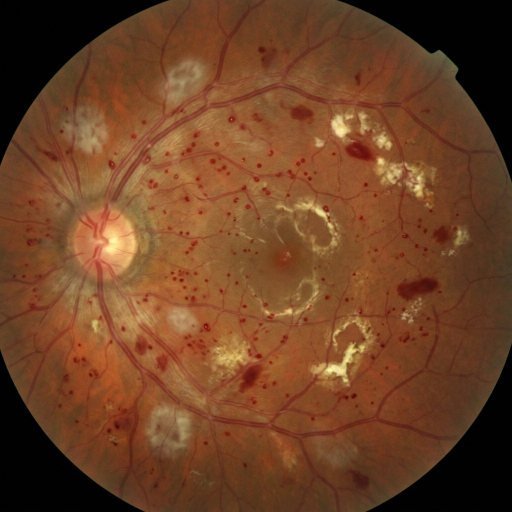
#> input picture data/raw/diabetic_retinopathy/sample_dr_01.png, 1024 x 1024 px (shown at 1/2 size)
$ python -i augment.py   (imports and definitions only)
#> lines starting #> are read from the running program, lines starting #| are printed output that depends on the picture
#> further down, picture is the input picture: shape (1024, 1024, 3); mean B, G, R 37.2, 65.8, 109.8
"""
=============================================================================
RETISCAN - MÓDULO DE DATA AUGMENTATION Y BALANCEO (OE1)
Sistema de Soporte Clínico CAD - Centro Oftalmológico V.E.R.
=============================================================================
Este módulo implementa transformaciones controladas de aumento de datos
clínicamente seguras para mitigar el desbalance de clases (Glaucoma, Retinopatía
Diabética y Ojo Sano), sin alterar la anatomía diagnóstica retiniana.
"""

import cv2
import numpy as np
import random
from typing import List, Tuple


def rotate_image(image: np.ndarray, angle: float) -> np.ndarray:
    """Aplica rotación controlada respecto al centro óptico de la retina."""
#> called with angle = 17.22
    h, w = image.shape[:2]
#> h = 1024; w = 1024
    center = (w // 2, h // 2)
#> center = (512, 512)
    matrix = cv2.getRotationMatrix2D(center, angle, 1.0)
    rotated = cv2.warpAffine(image, matrix, (w, h), flags=cv2.INTER_LINEAR, borderMode=cv2.BORDER_REFLECT)
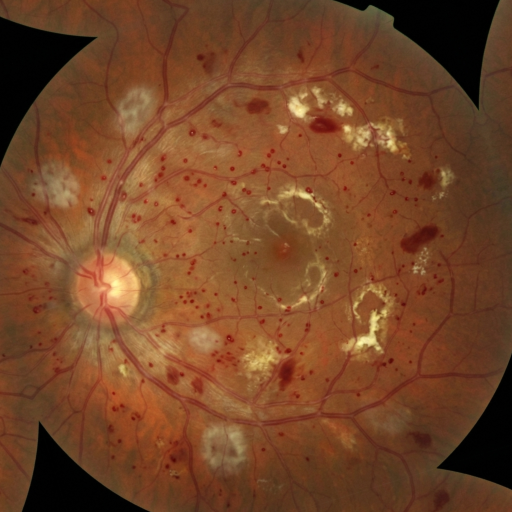
#> rotated: shape (1024, 1024, 3) (shown at 1/2 size); mean B, G, R 39.4, 69.4, 115.9
    return rotated


def horizontal_flip(image: np.ndarray) -> np.ndarray:
    """Aplica inversión horizontal (simula ojo contralateral sin alterar patología)."""
    return cv2.flip(image, 1)
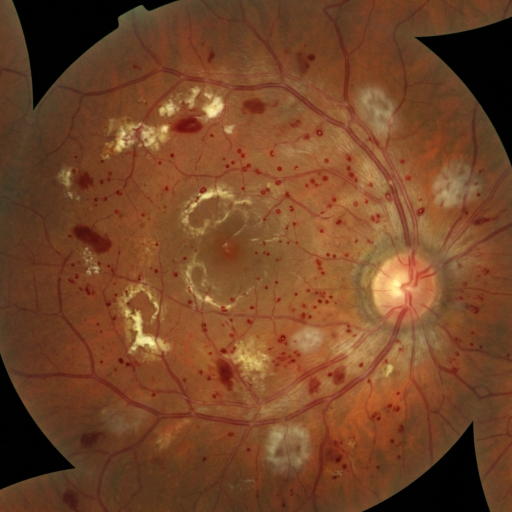
#> returned value: shape (1024, 1024, 3) (shown at 1/2 size); mean of channels 0, 1, 2 39.4, 69.4, 115.9; drawn as B, G, R


def vertical_flip(image: np.ndarray) -> np.ndarray:
    """Aplica inversión vertical."""
    return cv2.flip(image, 0)


def adjust_brightness_contrast(image: np.ndarray, alpha: float = 1.0, beta: int = 0) -> np.ndarray:
    """
    Modifica sutilmente el contraste (alpha) y el brillo (beta).
    alpha: 0.9 a 1.15
    beta: -15 a 15
    """
#> called with alpha = 0.957, beta = 4
    adjusted = cv2.convertScaleAbs(image, alpha=alpha, beta=beta)
    return adjusted


def random_zoom(image: np.ndarray, zoom_factor: float = 1.05) -> np.ndarray:
    """Aplica un zoom sutil (95% a 105%) conservando el centrado del disco óptico."""
#> called with zoom_factor = 1.01
    h, w = image.shape[:2]
#> h = 1024; w = 1024
    if zoom_factor == 1.0:
        return image

    if zoom_factor > 1.0:
        # Acercamiento: recortar centro y redimensionar
        new_h, new_w = int(h / zoom_factor), int(w / zoom_factor)
#> new_h = 1015; new_w = 1015
        top = (h - new_h) // 2
#> top = 4
        left = (w - new_w) // 2
#> left = 4
        cropped = image[top:top + new_h, left:left + new_w]
        return cv2.resize(cropped, (w, h), interpolation=cv2.INTER_LINEAR)
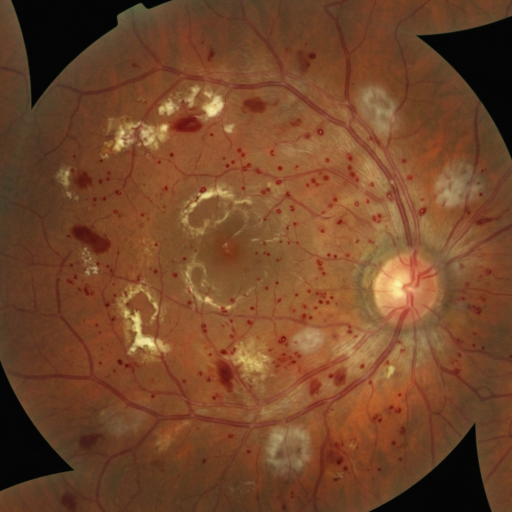
#> returned value: shape (1024, 1024, 3) (shown at 1/2 size); mean of channels 0, 1, 2 41.8, 70.8, 115.6; drawn as B, G, R
    else:
        # Alejamiento: redimensionar y rellenar con borde reflectivo
        new_h, new_w = int(h * zoom_factor), int(w * zoom_factor)
        resized = cv2.resize(image, (new_w, new_h), interpolation=cv2.INTER_LINEAR)
        pad_top = (h - new_h) // 2
        pad_bottom = h - new_h - pad_top
        pad_left = (w - new_w) // 2
        pad_right = w - new_w - pad_left
        padded = cv2.copyMakeBorder(resized, pad_top, pad_bottom, pad_left, pad_right, cv2.BORDER_REFLECT)
        return padded


def apply_random_augmentation(image: np.ndarray) -> np.ndarray:
    """
    Aplica una combinación estocástica de transformaciones permitidas
    manteniendo la validez clínica de la imagen.
    """
    aug = image.copy()

    # 1. Rotación aleatoria en [-25, 25] grados
    angle = random.uniform(-25.0, 25.0)
    aug = rotate_image(aug, angle)

    # 2. Inversión horizontal con 50% de probabilidad
    if random.random() > 0.5:
        aug = horizontal_flip(aug)

    # 3. Inversión vertical con 25% de probabilidad
    if random.random() > 0.75:
        aug = vertical_flip(aug)

    # 4. Variación de brillo y contraste sutil
    alpha = random.uniform(0.90, 1.12)
    beta = random.randint(-12, 12)
    aug = adjust_brightness_contrast(aug, alpha=alpha, beta=beta)

    # 5. Zoom sutil
    zoom = random.uniform(0.96, 1.06)
    aug = random_zoom(aug, zoom)

    return aug


def generate_augmented_batch(image: np.ndarray, count: int) -> List[np.ndarray]:
    """Genera 'count' variaciones sintéticas a partir de una única imagen retiniana."""
    results = []
    for _ in range(count):
        results.append(apply_random_augmentation(image))
    return results

>>> import cv2
>>> picture = cv2.imread('../data/raw/diabetic_retinopathy/sample_dr_01.png')
>>> result = apply_random_augmentation(picture)
